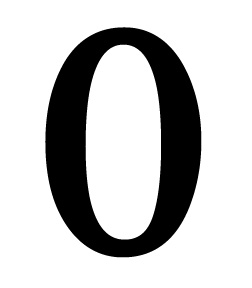
#> input picture testDigits2/0.jpg, 252 x 288 px
$ python snip1.py   (Python 2 division)   (older library calls are emulated)
#> lines starting #> are read from the running program, lines starting #| are printed output that depends on the picture
import PIL
from PIL import Image
image_name = raw_input("enter name of image to open!")
#> the answer given: ../testDigits2/0.jpg
imgfile=Image.open(image_name)
#> imgfile is the input picture: PIL image 252x288 RGB; min 0, max 255, mean 196.5
imgfile = imgfile.resize((32,32),PIL.Image.ANTIALIAS)
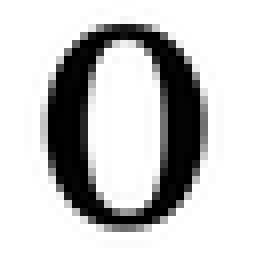
#> imgfile: PIL image 32x32 RGB (shown 8 times larger); min 0, max 255, mean 196.5
print imgfile.mode
#| RGB
print imgfile.size
#| (32, 32)
data1 = list(imgfile.getdata())
#> data1 = 1024 items, first 6: (255, 255, 255), (255, 255, 255), (255, 255, 255), (255, 255, 255), (255, 255, 255), (255, 255, 255)
for i in range(32):
    for j in range(32):
        print str(i) + " " + str(j)+" " +str(data1[32*i+j])
#> this loop made 32 passes
#> (printed output is left out)

imgfile = imgfile.convert("RGBA")
#> imgfile: PIL image 32x32 RGBA
#imgfile = imgfile.resize((32,32),PIL.Image.ANTIALIAS)
save_as = image_name.split('.')[0] + '_min.png' #+ image_name.split('.')[1]
print save_as
imgfile.save(save_as)
print "mode :",imgfile.mode

data2 = list(imgfile.getdata())
#> data2 = 1024 items, first 6: (255, 255, 255, 255), (255, 255, 255, 255), (255, 255, 255, 255), (255, 255, 255, 255), (255, 255, 255, 255), (255, 255, 255, 255)
for i in range(32):
    for j in range(32):
        print str(i) + " " + str(j)+" " +str(data2[32*i+j])
print imgfile.mode

text_file_name = 'result.txt'
fo = open(text_file_name,"w")
for i in range(32):
        for j in range(32):
                if data2[32*i+j] == (255,255,255,255):
                        fo.write('0')
                else:
                        fo.write('1')
        fo.write('\n')
fo.close()
# [10 lines of commented-out code are left out]

$ run again, on testDigits2/4.jpg
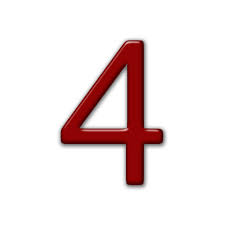
#> input picture testDigits2/4.jpg, 225 x 225 px
#> imgfile is the input picture: PIL image 225x225 RGB; mean R, G, B 239.5, 227.2, 227.2
#> `imgfile = imgfile.resize((32,32),PIL.Image.ANTIALIAS)`:
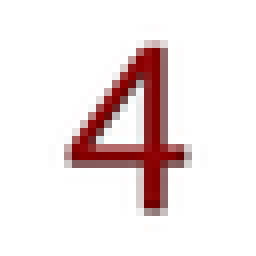
#> imgfile: PIL image 32x32 RGB (shown 8 times larger); mean R, G, B 239.2, 227.2, 227.3
#| RGB
#| (32, 32)
#> data1 = 1024 items, first 6: (255, 255, 255), (255, 255, 255), (255, 255, 255), (255, 255, 255), (255, 255, 255), (255, 255, 255)
#> the loop `for i in range(32):` made 32 passes
#> (printed output is left out)
#> data2 = 1024 items, first 6: (255, 255, 255, 255), (255, 255, 255, 255), (255, 255, 255, 255), (255, 255, 255, 255), (255, 255, 255, 255), (255, 255, 255, 255)

$ run again, on testDigits2/7.jpg
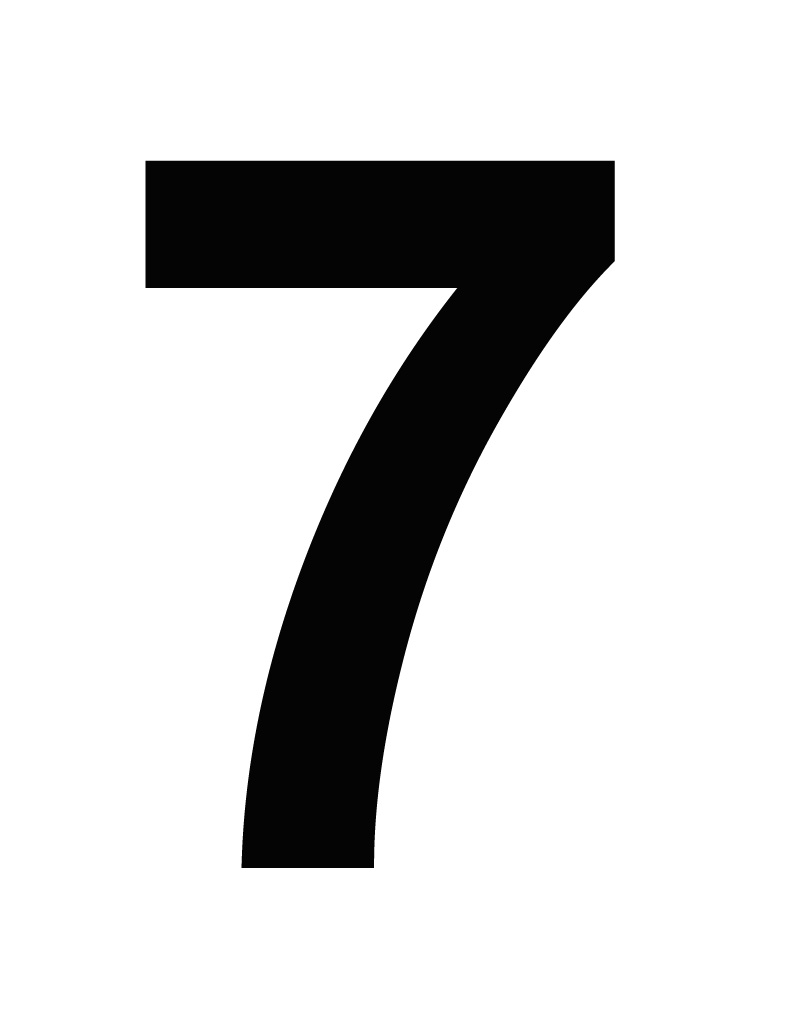
#> input picture testDigits2/7.jpg, 791 x 1024 px
#> imgfile is the input picture: PIL image 791x1024 RGB; min 0, max 255, mean 213.1
#> `imgfile = imgfile.resize((32,32),PIL.Image.ANTIALIAS)`:
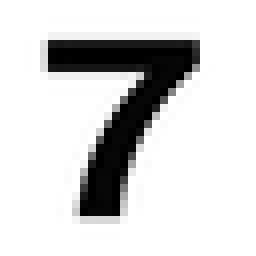
#> imgfile: PIL image 32x32 RGB (shown 8 times larger); min 0, max 255, mean 212.7
#| RGB
#| (32, 32)
#> data1 = 1024 items, first 6: (255, 255, 255), (255, 255, 255), (255, 255, 255), (255, 255, 255), (255, 255, 255), (255, 255, 255)
#> the loop `for i in range(32):` made 32 passes
#> (printed output is left out)
#> data2 = 1024 items, first 6: (255, 255, 255, 255), (255, 255, 255, 255), (255, 255, 255, 255), (255, 255, 255, 255), (255, 255, 255, 255), (255, 255, 255, 255)

$ run again, on testDigits2/8.jpg
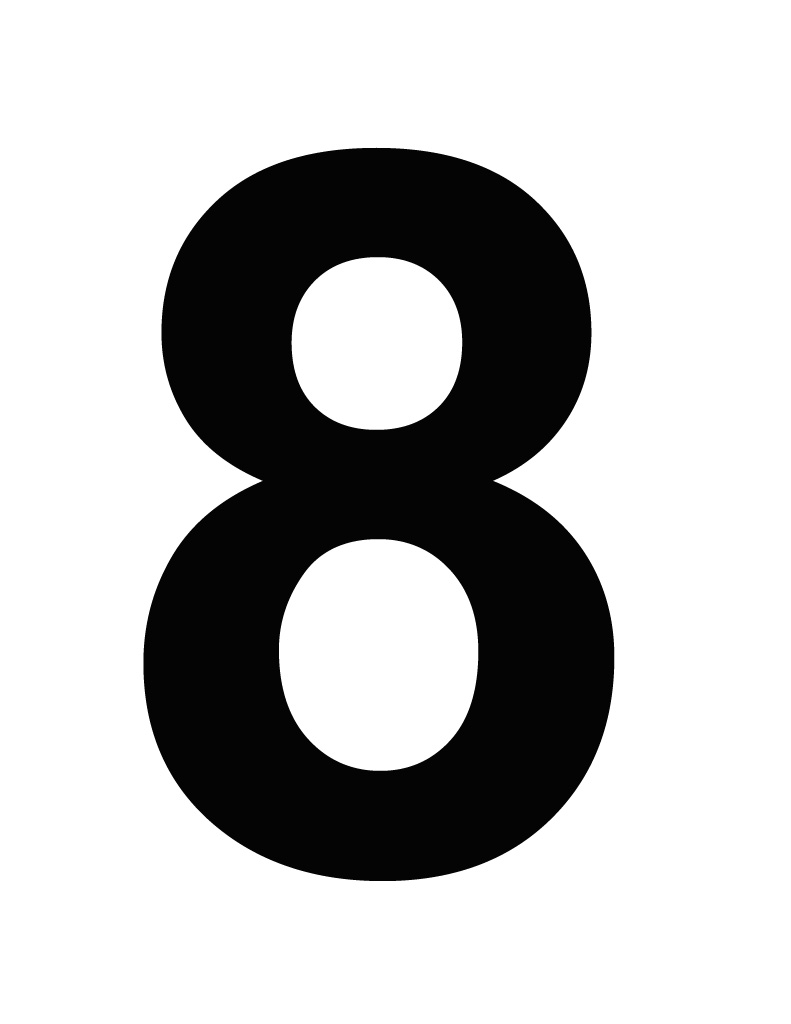
#> input picture testDigits2/8.jpg, 791 x 1024 px
#> imgfile is the input picture: PIL image 791x1024 RGB; min 0, max 255, mean 188.1
#> `imgfile = imgfile.resize((32,32),PIL.Image.ANTIALIAS)`:
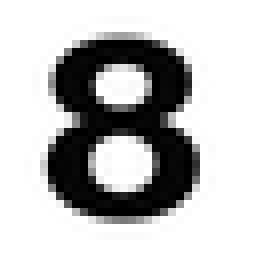
#> imgfile: PIL image 32x32 RGB (shown 8 times larger); min 0, max 255, mean 187.7
#| RGB
#| (32, 32)
#> data1 = 1024 items, first 6: (255, 255, 255), (255, 255, 255), (255, 255, 255), (255, 255, 255), (255, 255, 255), (255, 255, 255)
#> the loop `for i in range(32):` made 32 passes
#> (printed output is left out)
#> data2 = 1024 items, first 6: (255, 255, 255, 255), (255, 255, 255, 255), (255, 255, 255, 255), (255, 255, 255, 255), (255, 255, 255, 255), (255, 255, 255, 255)
